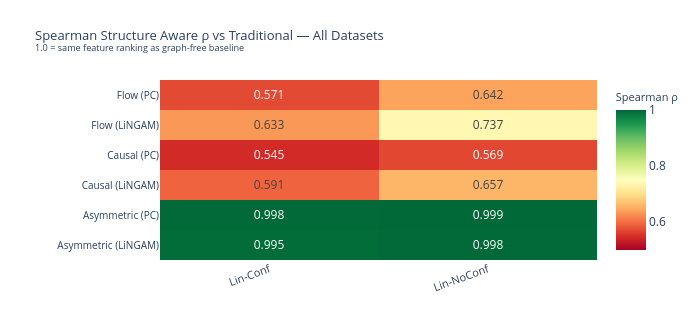

Notebook code for this chart:
### Markdown cell above
## 3. Cross-Dataset Comparison

### 3a — Spearman ρ vs Traditional  
Feature ranking correlation between each causal method and the graph-free Traditional baseline.

### 3b — Top-K Jaccard vs Traditional  
Fraction of the top-K features shared with Traditional's top-K set.

### 3c — True-Parent Precision@K  
Fraction of the top-K features that are true causal parents of Y.

### Code cell
# ── 3a: Spearman ρ heatmap — method×graph rows, dataset columns ──────────────
df_rho = df_metrics[df_metrics["Method"].isin(BASE_METHODS)].drop_duplicates(
    subset=["Dataset", "DatasetFull", "Method", "Graph", "Spearman"]
)[["DatasetFull", "Method", "Graph", "Spearman"]].dropna()
# Take one row per (dataset, method, graph) — Spearman doesn't depend on K
df_rho = df_rho.groupby(["DatasetFull", "Method", "Graph"], as_index=False)["Spearman"].first()

pivot_rho = df_rho.pivot_table(
    index=["Method", "Graph"], columns="DatasetFull", values="Spearman"
)
pivot_rho = pivot_rho[[ds for ds in DATASETS if ds in pivot_rho.columns]]

row_labels = [f"{m} ({g})" for m, g in pivot_rho.index]
col_labels = [DS_LABELS[c] for c in pivot_rho.columns]

fig_rho = go.Figure(go.Heatmap(
    z            = pivot_rho.values,
    x            = col_labels,
    y            = row_labels,
    colorscale   = "RdYlGn",
    zmin=0.5, zmax=1.0,
    text         = [[f"{v:.3f}" for v in row] for row in pivot_rho.values],
    texttemplate = "%{text}",
    textfont     = dict(size=12),
    colorbar     = dict(title=dict(text="Spearman ρ", font=dict(size=11))),
    hovertemplate="<b>%{y}</b> — %{x}<br>ρ = %{z:.3f}<extra></extra>",
))
fig_rho.update_layout(
    title=dict(text="Spearman Structure Aware ρ vs Traditional — All Datasets<br>"
               "<sup>1.0 = same feature ranking as graph-free baseline</sup>",
               font=dict(size=13)),
    height=320, width=700,
    margin=dict(l=160, r=80, t=80, b=60),
    xaxis=dict(tickfont=dict(size=11), tickangle=-20),
    yaxis=dict(tickfont=dict(size=10)),
)
fig_rho.show()

### Figure 1 — Plotly figure (JSON) as saved in the notebook; plotly's stock layout.template omitted (floating-point values rounded to 4 significant figures)
{"data": [{"colorbar": {"title": {"font": {"size": 11}, "text": "Spearman ρ"}}, "colorscale": [[0, "rgb(165,0,38)"], [0.1, "rgb(215,48,39)"], [0.2, "rgb(244,109,67)"], [0.3, "rgb(253,174,97)"], [0.4, "rgb(254,224,139)"], [0.5, "rgb(255,255,191)"], [0.6, "rgb(217,239,139)"], [0.7, "rgb(166,217,106)"], [0.8, "rgb(102,189,99)"], [0.9, "rgb(26,152,80)"], [1, "rgb(0,104,55)"]], "hovertemplate": "<b>%{y}</b> — %{x}<br>ρ = %{z:.3f}<extra></extra>", "text": [["0.995", "0.998"], ["0.998", "0.999"], ["0.591", "0.657"], ["0.545", "0.569"], ["0.633", "0.737"], ["0.571", "0.642"]], "textfont": {"size": 12}, "texttemplate": "%{text}", "type": "heatmap", "x": ["Lin-Conf", "Lin-NoConf"], "y": ["Asymmetric (LiNGAM)", "Asymmetric (PC)", "Causal (LiNGAM)", "Causal (PC)", "Flow (LiNGAM)", "Flow (PC)"], "z": [[0.9947, 0.9975], [0.9977, 0.9987], [0.5915, 0.6567], [0.5448, 0.5692], [0.633, 0.7373], [0.571, 0.6423]], "zmax": 1, "zmin": 0.5}], "layout": {"height": 320, "margin": {"b": 60, "l": 160, "r": 80, "t": 80}, "title": {"font": {"size": 13}, "text": "Spearman Structure Aware ρ vs Traditional — All Datasets<br><sup>1.0 = same feature ranking as graph-free baseline</sup>"}, "width": 700, "xaxis": {"tickangle": -20, "tickfont": {"size": 11}}, "yaxis": {"tickfont": {"size": 10}}}}
